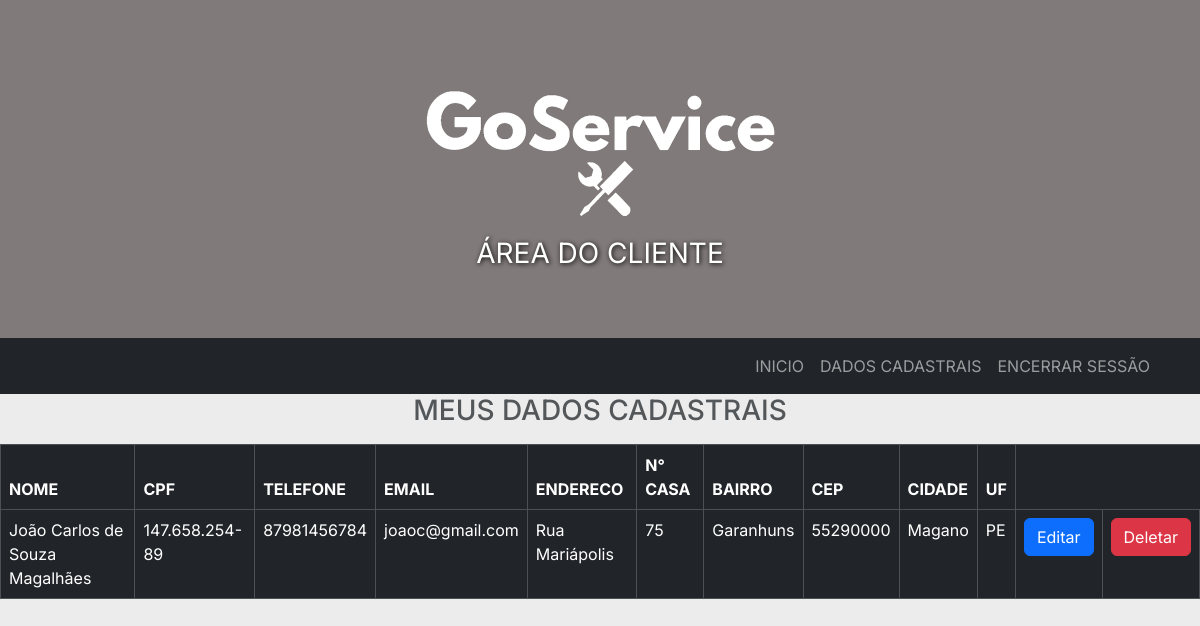
The app's page /visual_cliente (signed in) with its own data.
### tables this page shows
CREATE TABLE "clientes"(
        "ID_clientes" INTEGER PRIMARY KEY AUTOINCREMENT,
        "nome"      TEXT,
        "email"     TEXT,
        "cpf"       TEXT,
        "telefone"  TEXT,
        "rua"       TEXT,
        "numero"    TEXT,
        "bairro"    TEXT,
        "cidade"    TEXT,
        "estado"    TEXT,
        "cep"       TEXT
        );

### cliente.py (the view)
@bp_clientes.route('/visual_cliente')
def visual_cliente():
    from login import get_id_cliente
    con=sql.connect('goservice.db')
    cur=con.cursor()
    con.row_factory=sql.Row
    id_cliente = get_id_cliente()
    consulta = '''  SELECT cli.ID_clientes, cli.nome, cli.cpf, cli.telefone, cli.email, cli.rua, cli.numero, cli.bairro, cli.cep, cli.cidade, cli.estado
                    FROM clientes AS cli
                    WHERE cli.ID_clientes=?'''
    cur.execute(consulta, (id_cliente,))
    cliente = cur.fetchone()
    con.close()
    return render_template('/clientes/visual_cliente.html', datas=cliente)

### login.py (called while the page is built)
@login_manager.user_loader
def load_user(user_id):
    con = sql.connect('goservice.db')
    cur = con.cursor()
    cur.execute("SELECT * FROM loginProf WHERE username=?", (user_id,))
    user_prof = cur.fetchone()
    if user_prof:
        return User_profiss(user_prof[1])
    cur.execute("SELECT * FROM loginCli WHERE username=?", (user_id,))
    user_cli = cur.fetchone()
    if user_cli:
        return UserCliente(user_cli[1])
    return None

def get_id_cliente():
    con = sql.connect('goservice.db')
    cur = con.cursor()
    cur.execute("SELECT * FROM loginCli WHERE username=?", (current_user.id,))
    id_cli = cur.fetchone()
    return id_cli[0]

### templates/clientes/visual_cliente.html (shortened to what this page needs)
{% extends 'clientes/base/base_servicos.html' %}
{% block customCSS %}
    <link rel="stylesheet" href="{{ url_for('static', filename='css/estilosCli/estilo_servicos.css')}}" >
{% endblock %}
{% block body %}
<h3 class="text-center text-muted mb-3">MEUS DADOS CADASTRAIS</h3>
<table class="table table-bordered table-dark bg-dark tabela" >
    <thead>
      <tr>
        <th scope="col">NOME</th>
        <th scope="col">CPF</th>
        <th scope="col">TELEFONE</th>
        <th scope="col">EMAIL</th>
        <th scope="col">ENDERECO</th>
        <th scope="col">N° CASA</th>
        <th scope="col">BAIRRO</th>
        <th scope="col">CEP</th>
        <th scope="col">CIDADE</th>
        <th scope="col">UF</th>
      </tr>
    </thead>
    <tbody>
      <tr>
        <td>{{ datas[1] }}</td>
        <td>{{ datas[2] }}</td>
        <td>{{ datas[3] }}</td>
        <td>{{ datas[4] }}</td>
        <td>{{ datas[5] }}</td>
        <td>{{ datas[6] }}</td>
        <td>{{ datas[7] }}</td>
        <td>{{ datas[8] }}</td>
        <td>{{ datas[9] }}</td>
        <td>{{ datas[10] }}</td>
        <td><a href="{{url_for('clientes.edit_user', idCli=datas[0])}}" class="btn btn-primary">Editar</a></td>
        <td><a href="{{url_for('clientes.delete_user', idCli=datas[0])}}" class="btn btn-danger" onclick="return confirm('Tem certeza que deseja apagar?')">Deletar</a></td>
      </tr>
    </tbody>
  </table>
{% endblock %}

### static/css/estilosCli/estilo_servicos.css (style rules this page uses)
:root { --cor-preta: #000; --cor-branca: #FFF; --cor-cinza: #ECECEC; --cor-cinza-escuro: #CBC8C8; --azul-forte: #2f44a9; --cinza-forte: #626262; --fonte-inter: 'Inter', sans-serif; }
* { margin: 0; padding: 0; box-sizing: border-box; }
body { font-family: 'Inter', sans-serif; background-color: var(--cor-cinza); color: var(--cor-preta); }

### records on screen
clientes: nome "João Carlos de Souza Magalhães", cpf "147.658.254-89", telefone "87981456784", email "joaoc@gmail.com", rua "Rua Mariápolis", numero "75", bairro "Garanhuns", cep "55290000", cidade "Magano", estado "PE"
